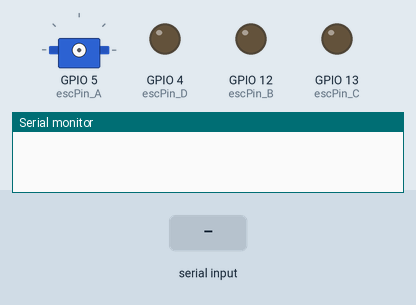
Recording of a program running on a simulated ESP32. Shown: servo, output pins drawn as LEDs (lit = HIGH), the last lines printed to the serial monitor. The test bench sets the inputs (shaded band).

Above: at 0.8 s.
0.9 s: "G90\n" received over Serial
At 3.1 s:
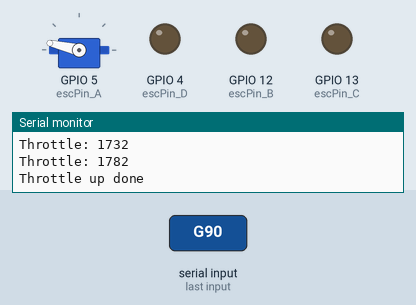
At 3.8 s:
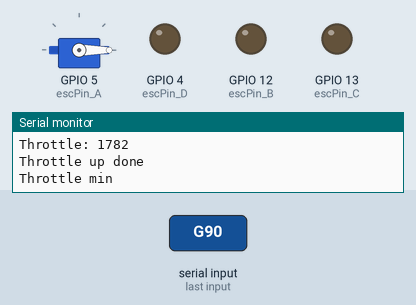
3.9 s: "90,45\n" received over Serial
At 5.7 s:
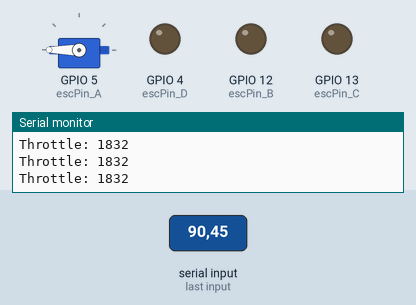
Timing chart, 0 to 7.2 s (numbered marks = the images above; inputs shaded):
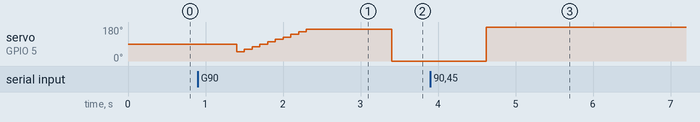

Measured:
- after the input at 0.9 s, servo on GPIO 5 (escPin_A): 90° → 48° after 0.50 s, → 62° 0.10 s later, → 75° 0.10 s later, → 88° 0.10 s later, … (11 changes in this stretch)
- after the input at 3.9 s, servo on GPIO 5 (escPin_A): 0° → 180° after 0.72 s

The program:

main.cpp
```cpp
#include <Arduino.h>
#include <ESP32Servo.h>

#define MIN_PULSE_WIDTH 1148
#define MAX_PULSE_WIDTH 1832

// put function declarations here:
Servo esc;

//モーターのピンの設定
const int escPin_A = 5;
const int escPin_B = 12;
const int escPin_C = 13;
const int escPin_D = 4;

int throttle = MIN_PULSE_WIDTH;
int throttleSerial = MIN_PULSE_WIDTH;

void setup() {
  // put your setup code here, to run once:
  Serial.begin(115200);
  while(!(Serial.available() && Serial.read() == 'G'));
  Serial.println("Start");

  //pinModeの設定
  pinMode(escPin_A, OUTPUT);
  pinMode(escPin_B, OUTPUT);
  pinMode(escPin_C, OUTPUT);
  pinMode(escPin_D, OUTPUT);

  //まずはLOWを入力
  digitalWrite(escPin_A, LOW);
  digitalWrite(escPin_B, LOW);
  digitalWrite(escPin_C, LOW);
  digitalWrite(escPin_D, LOW);

//500ms待機
  delay(500);

  //Hzの設定
  esc.setPeriodHertz(50);
  esc.attach(escPin_A, MIN_PULSE_WIDTH, MAX_PULSE_WIDTH);
  //esc.attach(escPin_B, MIN_PULSE_WIDTH, MAX_PULSE_WIDTH);
  //esc.attach(escPin_C, MIN_PULSE_WIDTH, MAX_PULSE_WIDTH);
  //esc.attach(escPin_D, MIN_PULSE_WIDTH, MAX_PULSE_WIDTH);
  Serial.println("Attached");

  //スピードアップしている信号を送る
  int j = 10;
  int plus = 50;
  int speedup = MAX_PULSE_WIDTH - (j * plus);
  for(int i = 0; i < j; i++){
    Serial.print("Throttle: ");
    Serial.println(speedup);
    esc.writeMicroseconds(speedup);
    speedup += plus;
    delay(100);
  }
  Serial.println("Throttle up done");
  delay(1000);

  //スロットルを0にする（最小ということでいいはず）
  esc.writeMicroseconds(MIN_PULSE_WIDTH);
  Serial.println("Throttle min");
  delay(1000);
  Serial.println("Calibrated");
  }

void loop() {
  // put your main code here, to run repeatedly:
  delay(100);
  esc.writeMicroseconds(throttleSerial);
  Serial.print("Throttle: ");
  Serial.println(throttleSerial);
  if(Serial.available() > 0){
    delay(20);
    byte data_size = Serial.available();
    byte buf[data_size];
    Serial.print("Data size:");
    Serial.println(data_size);

    for (byte i = 0; i < data_size; i++){
      buf[i] = Serial.read() - '0';
    }
    Serial.println();

    int dub = 1;
    throttleSerial = 0;
    for (byte i = 0; i < data_size; i++){
      throttleSerial += buf[data_size - 1 - i] * dub;
      dub *= 10;
    }
    Serial.print(throttleSerial);
  }
  throttleSerial = min(MAX_PULSE_WIDTH, throttleSerial);
  throttleSerial = max(MIN_PULSE_WIDTH, throttleSerial);

}
```
